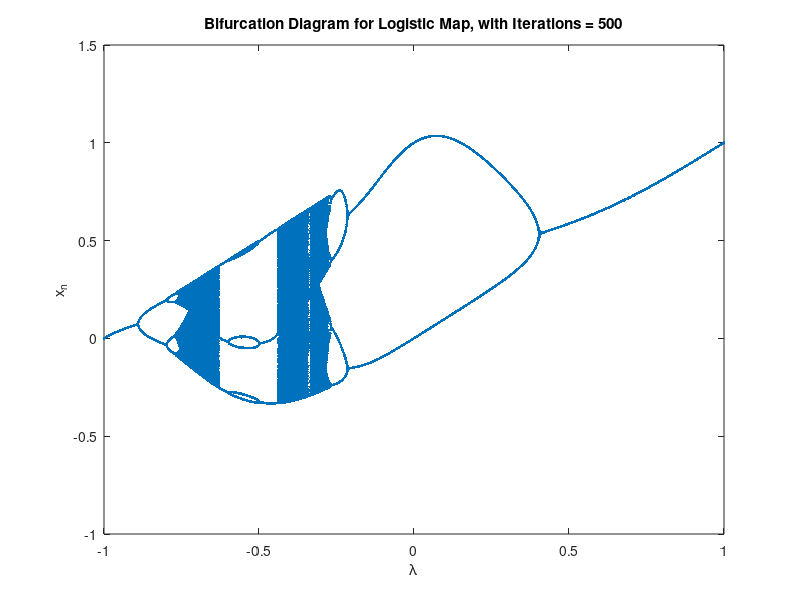

This chart was generated by the following MATLAB code:
clear
alpha = 7.1;
rmin = -1;
rmax = 1;
xo = 0.1;
num = 500;
num2 = num/4;

rmn = round(rmin*1000); %Matlab requires integer subscripts
rmx = round(rmax*1000);
rct = 0; %rct is a counter for the number of r-values interated
ir = 0;
for r = rmn:rmx
    x(1)=xo; %set initial condition--Matlab requires subscript > 0
        rdec = r/1000; % converts back to decimal r
    for n=2:num
        x(n)=exp(-alpha*x(n-1)^2)+rdec;
        if n > num2
            ir = ir + 1;
            itx(ir) = x(n); %after the first num2 iterations
            rv(ir)=rdec;
        end
    end
    rct=rct+1;
end


plot(rv,itx,'.')
xlim([rmin, rmax])
ylim([-1, 1.5])
numitr = num2str(num);
xlabel('\lambda')
ylabel('x_n')
title(['Bifurcation Diagram for Logistic Map, with Iterations = ',numitr])




